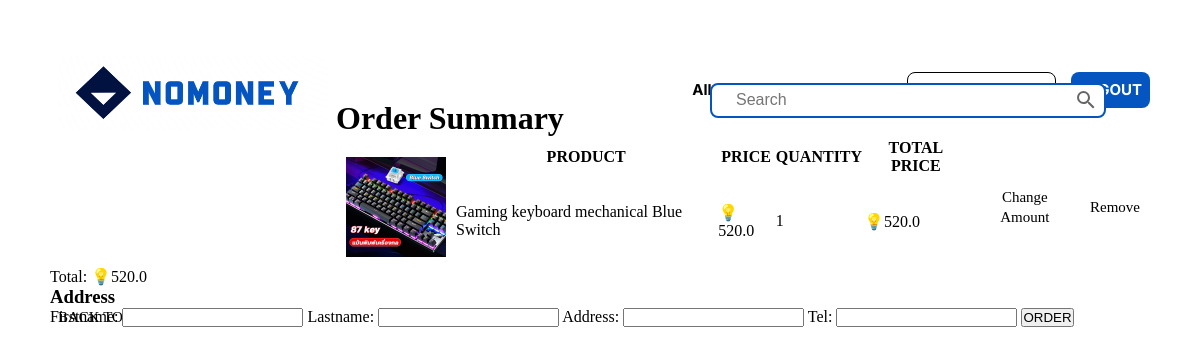
Screenshot of /order_summary/ (signed in) with the database file from the repository.
### goods/models.py (models this page shows, shortened)
class Cart(models.Model):
    image = models.ImageField(upload_to='image')
    user = models.ForeignKey(User, on_delete=models.CASCADE)
    product_id = models.IntegerField(null=True)
    product_name = models.CharField(max_length=255, null=True)
    price = models.FloatField(null=True)
    quantity = models.IntegerField(null=True)
    sum_price = models.FloatField(null=True)

### goods/views.py (the view)
# urls.py: path("order_summary/", views.order_summary, name="order_summary"),
def order_summary(request):
    cart_items = Cart.objects.filter(user=request.user)
    total_price = sum(item.quantity * item.price for item in cart_items)
    context = {
        "cart_items": cart_items,
        "total_price": total_price,
    }
    return render(request, "cart/order_summary.html", context)

### goods/templates/cart/order_summary.html (shortened to what this page needs)
{% extends "master.html" %}
{% block content %}
    <h1>Order Summary</h1>
    <table class="table">
        <thead>
            <tr>
                <th></th>
                <th>PRODUCT</th>
                <th>PRICE</th>
                <th>QUANTITY</th>
                <th>TOTAL PRICE</th>
                <th></th>
                <th></th>
            </tr>
        </thead>
        <tbody>
            {% for item in cart_items %}
                <tr>
                    <td><a href="{% url 'details' item.product_id %}"><img src="{{ item.image.url }}" alt="{{ item.goodsname }}" width="100"></a></td>
                    <td>{{ item.product_name }}</td>
                    <td>💡{{ item.price }}</td>
                    <td>{{ item.quantity }}</td>
                    <td>💡{{ item.sum_price }}</td>
                    <td><a href="{% url 'details' item.product_id %}">Change Amount</a></td>
                    <td><a href="{% url 'remove_from_cart' item.product_id %}">Remove</a></td>
                </tr>
            {% endfor %}
        </tbody>
    </table>
    <p>Total: 💡{{ total_price }}</p>
    <form method="post" action="{% url 'save_order' %}" name="Address">
        <h3>Address</h3>
        <label for="firstname">Firstname: </label>
        <input type="text" name="firstname" required autofocus>
        <label for="lastname">Lastname: </label>
        <input type="text" name="lastname" required autofocus>
        <label for="address">Address: </label>
        <input type="text" name="address" required autofocus>
        <label for="tel">Tel: </label>
        <input type="text" name="tel" required autofocus>
        <input type="submit" value="ORDER">
    </form>
    <a href="{% url 'cart_detail' %}">BACK TO CART</a>
{% endblock %}

### goods/static/css/main.css (style rules this page uses)
* { margin: 0; padding: 0; position: sticky; box-sizing: border-box; }
.topnav a { position: static; float: left; color: black; text-align: center; padding: 8px; text-decoration: none; font-size: 15px; line-height: 20px; border-radius: 8px; margin-top: -28px; }

### rows the page displays
Cart: image (picture), product_name "Gaming keyboard mechanical Blue Switch", price "520.0", quantity "1", sum_price "520.0"

### other values shown
{{ total_price }} "520.0"
